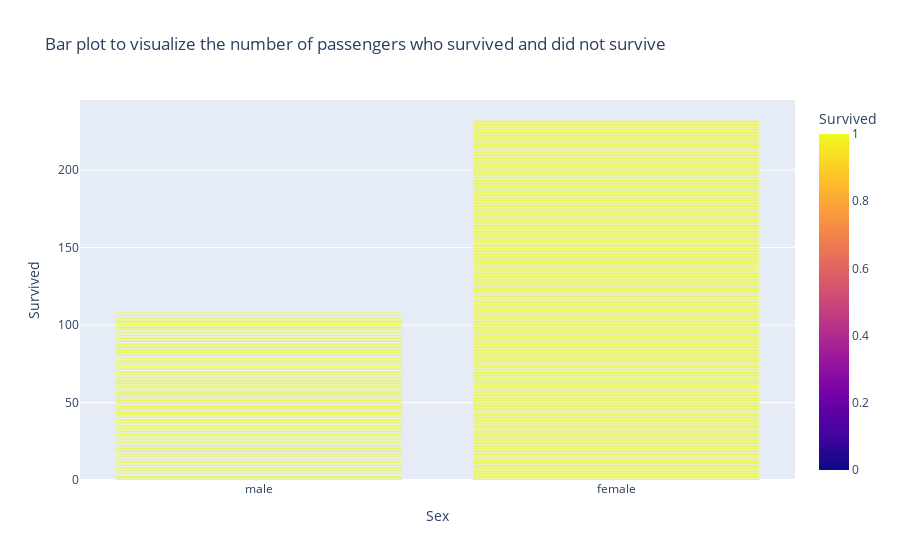

Notebook code for this chart:
### Markdown cell above
#### Answer 2: Create a bar plot to visualize the number of passengers who survived and did not survive, broken down by gender.

### Code cell
#Creating the bar plot
fig = px.bar(data,
             y = 'Survived',
             x = 'Sex',
             color= 'Survived',
             title='Bar plot to visualize the number of passengers who survived and did not survive'
             )

#showing the plotting
fig.show()

### Figure 1 — Plotly figure (JSON) as saved in the notebook; plotly's stock layout.template omitted (floating-point values rounded to 4 significant figures; data arrays with more than 128 entries replaced by an {"elided": "..."} marker saying what was removed)
{"data": [{"alignmentgroup": "True", "hovertemplate": "Sex=%{x}<br>Survived=%{marker.color}<extra></extra>", "legendgroup": "", "marker": {"color": {"elided": "891 int values"}, "coloraxis": "coloraxis", "pattern": {"shape": ""}}, "name": "", "offsetgroup": "", "orientation": "v", "showlegend": false, "textposition": "auto", "type": "bar", "x": {"elided": "891 str values"}, "xaxis": "x", "y": {"elided": "891 int values"}, "yaxis": "y"}], "layout": {"barmode": "relative", "coloraxis": {"colorbar": {"title": {"text": "Survived"}}, "colorscale": [[0, "#0d0887"], [0.1111, "#46039f"], [0.2222, "#7201a8"], [0.3333, "#9c179e"], [0.4444, "#bd3786"], [0.5556, "#d8576b"], [0.6667, "#ed7953"], [0.7778, "#fb9f3a"], [0.8889, "#fdca26"], [1, "#f0f921"]]}, "legend": {"tracegroupgap": 0}, "title": {"text": "Bar plot to visualize the number of passengers who survived and did not survive"}, "xaxis": {"anchor": "y", "domain": [0, 1], "title": {"text": "Sex"}}, "yaxis": {"anchor": "x", "domain": [0, 1], "title": {"text": "Survived"}}}}
